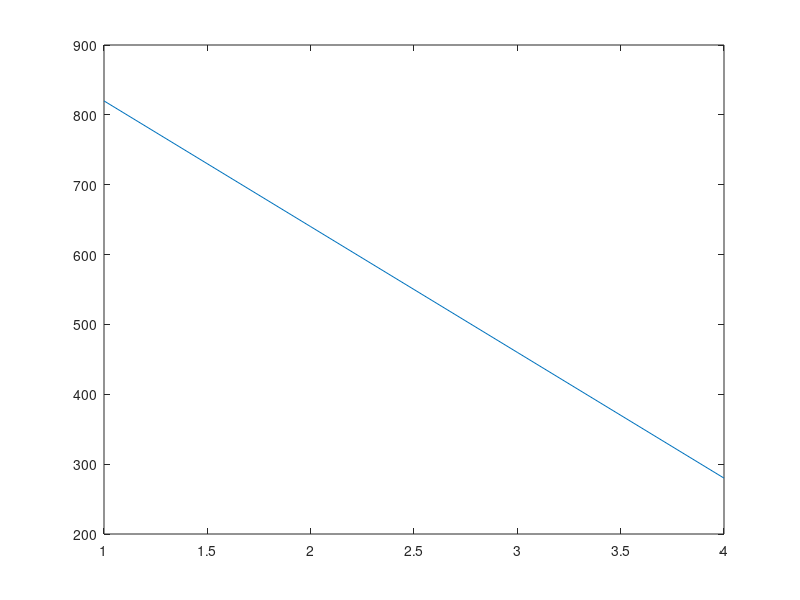

Write the MATLAB code that produced this figure.
n=4;
A=zeros(n,n);
C=zeros(n,1);

C(1)=-1000;
C(n)=-100;
C(2:n-1)=0;

A=zeros(n,n);
A(1,1)=-2;
A(n,n)=-2;

for i=1:n-1
    A(i,i)=-2;
    A(i,i+1)=1;
    A(i+1,i)=1;
end

T=inv(A)*C;

plot(T)
A